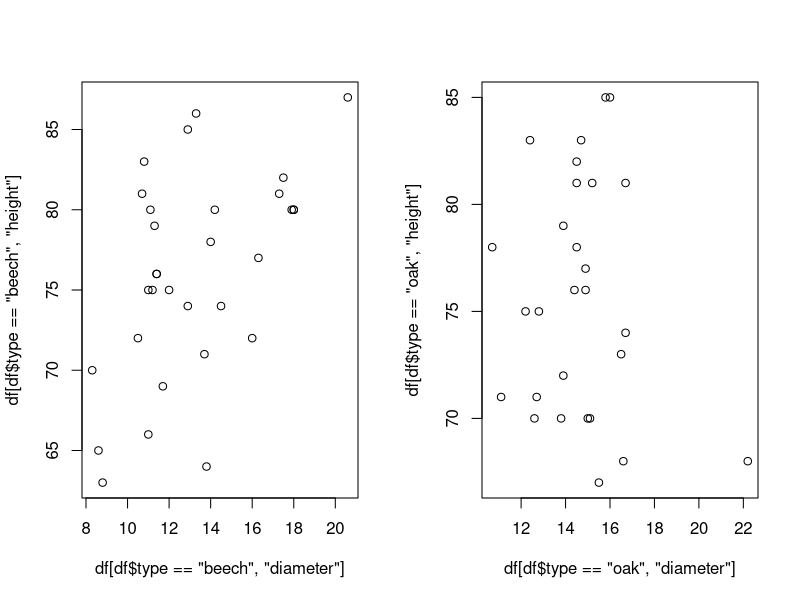

Reproduce this figure in R.
## ---- chunk 1
knitr::opts_chunk$set(echo = TRUE)
## ---- chunk 2
df <- read.csv("Data/treeVolume.txt",header = TRUE, sep = "")
df$type = as.factor(df$type)
anova_m = lm(volume ~ type, data=df);anova(anova_m)
## ---- chunk 3
beech_samples = df[df$type == "beech", "volume"]
oak_samples = df[df$type == "oak", "volume"]
t.test(beech_samples, oak_samples)
## ---- chunk 4
beech_mean = mean(beech_samples); oak_mean = mean(oak_samples)
se_beech = sd(beech_samples) / sqrt(length(beech_samples))
se_oak = sd(oak_samples) / sqrt(length(oak_samples))
beech_mean; se_beech
oak_mean; se_oak
## ---- chunk 5
anova_m = lm(volume ~ height + diameter, data=df); anova(anova_m)
## ---- chunk 6
anova_beech_diameter = lm(beech_samples ~ df[df$type == "beech", "diameter"]); anova(anova_beech_diameter)
anova_oak_diameter = lm(oak_samples ~ df[df$type == "oak", "diameter"]); anova(anova_oak_diameter)

anova_beech_height = lm(beech_samples ~ df[df$type == "beech", "height"]); anova(anova_beech_height)
anova_oak_height = lm(oak_samples ~ df[df$type == "oak", "height"]); anova(anova_oak_height)
## ---- chunk 7
par(mfrow=c(1, 2))
plot(df[df$type == "beech", "diameter"], df[df$type == "beech", "height"])
plot(df[df$type == "oak", "diameter"], df[df$type == "oak", "height"])
cor.test(df[df$type == "beech", "diameter"], df[df$type == "beech", "height"])
cor.test(df[df$type == "oak", "diameter"], df[df$type == "oak", "height"])
## ---- chunk 8
avg_diameter = mean(df$diameter)
model = lm(volume ~ diameter, data=df);
predict(model, data.frame(diameter = c(avg_diameter)))
## ---- chunk 9
model1 = lm(volume ~ diameter + height, data=df)
model2 = lm(volume ~ diameter + height + diameter*height, data=df)
anova(model1, model2)
## ---- chunk 10
df <- read.csv("Data/coups.txt", header=TRUE, sep=" ")
model = glm(miltcoup ~ oligarchy + pollib + parties + pctvote + popn + size + numelec + numregim, data=df, family = "poisson")
summary(model)
## ---- chunk 11
model = glm(miltcoup ~ oligarchy + pollib + parties + pctvote + popn + size + numregim, data=df, family = "poisson")
summary(model)
## ---- chunk 12
model = glm(miltcoup ~ oligarchy + pollib + parties + pctvote + popn + size, data=df, family = "poisson")
summary(model)
## ---- chunk 13
model = glm(miltcoup ~ oligarchy + pollib + parties + pctvote + popn, data=df, family = "poisson")
summary(model)
## ---- chunk 14
model = glm(miltcoup ~ oligarchy + pollib + parties + pctvote, data=df, family = "poisson")
summary(model)
## ---- chunk 15
model = glm(miltcoup ~ oligarchy + pollib + parties, data=df, family = "poisson")
summary(model)
